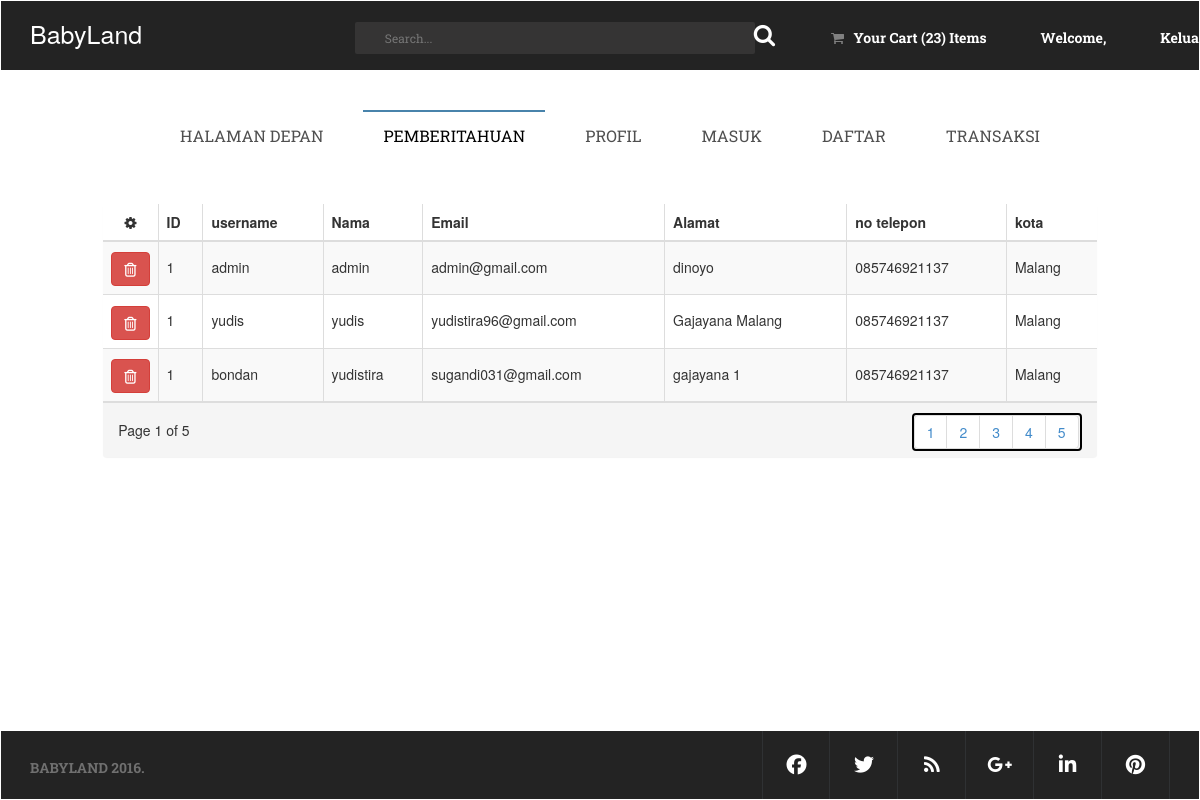
Page /index.php/controller_pengguna on the committed database.
### tables this page shows
CREATE TABLE `pengguna` (
  `id_user` int(10) UNSIGNED NOT NULL,
  `username` varchar(20) NOT NULL,
  `nama` varchar(255) NOT NULL,
  `email` varchar(50) NOT NULL,
  `notelp` varchar(20) NOT NULL,
  `password` varchar(255) NOT NULL,
  `alamat` varchar(266) NOT NULL,
  `kota` varchar(20) NOT NULL
);

### application/controllers/Controller_Pengguna.php (called while the page is built, shortened)
<?php
class Controller_Pengguna extends CI_Controller {
	public function __construct()
	{
		$this->load->model('model_pengguna');
		$this->load->model('model_sewa');
	}
    public function index() {
    	$data = array("user" => $this->model_pengguna->mendapatkanDaftarPengguna());
        $this->load->view('HalamanPengguna',$data);
    }
}

### index.php (called while the page is built, shortened)
<?php
require_once BASEPATH.'core/CodeIgniter.php';

### application/models/model_pengguna.php (called while the page is built, shortened)
<?php
class Model_Pengguna extends CI_Model{
	function mendapatkanDaftarPengguna(){
		return $this->db->get('pengguna')->result();
	}
}
 ?>

### application/views/HalamanPengguna.php (the view, shortened to what this page needs)
<!doctype html>
<html lang="en" class="no-js" style="height: 100%;">
    <head>
        <link rel="stylesheet" href="https://yourwebsite.com/style.css">
        <link href="//netdna.bootstrapcdn.com/font-awesome/3.1.1/css/font-awesome.css" rel="stylesheet">
        <link rel="stylesheet" type="text/css" href="<?php echo base_url() ?>/css/bootstrap.css" media="screen">
        <link rel="stylesheet" href="https://necolas.github.io/normalize.css/5.0.0/normalize.css">
        <link rel="stylesheet" type="text/css" href="<?php echo base_url() ?>/css/login.css" media="screen">
        <link rel="stylesheet" type="text/css" href="<?php echo base_url() ?>/css/fullwidth.css" media="screen" />
        <link rel="stylesheet" type="text/css" href="<?php echo base_url() ?>/css/settings.css" media="screen" />
        <link rel="stylesheet" type="text/css" href="<?php echo base_url() ?>/css/magnific-popup.css" media="screen">
        <link rel="stylesheet" type="text/css" href="<?php echo base_url() ?>/css/font-awesome.css" media="screen">
        <link rel="stylesheet" type="text/css" href="<?php echo base_url() ?>/css/animate.css" media="screen">
        <link rel="stylesheet" type="text/css" href="<?php echo base_url() ?>/css/style.css" media="screen">
        <link rel="stylesheet" type="text/css" href="<?php echo base_url() ?>/css/pengguna.css" media="screen">
    </head>
    <body style="position: relative;border: 1px solid transparent;min-height: 100%">
        <div id="container" >
            <header class="clearfix">
                <div class="navbar navbar-default navbar-static-top" >
                    <div class="top-line" style="padding:0;margin:0;">
                        <div class="container">
                            <ul class="top-menu" style="margin-top: 25px;">
                                <li style="font-size: 25px; color: white">BabyLand</li>
                            </ul>
                            <ul class="top-list" style="margin-right:-60px;">
                                <li class="search">
                                    <form style="margin-right: 20px">
                                        <input type="search" placeholder="Search..."/ style="width: 400px">
                                        <span>
                                            <a href="<?php echo base_url('index.php/Pencarian/index') ?>"><i class="fa fa-search" style="color:white;margin-left: 10px;font-size: 23px"></i></a>
                                        </span>
                                    </form>
                                </li>
                                <li><a href="<?php echo base_url('index.php/Controller_Keranjang/index') ?>" class="nav-bar"><i class="fa fa-shopping-cart"></i> Your Cart <span>(23)</span> Items</a></li>
                                <li><a href="" class="nav-bar">Welcome, <?php echo $this->session->userdata('username');?></a></li>
                                <li><a href="<?php echo base_url('index.php/Controller_Rumah/keluar') ?>" class="nav-bar">Keluar</a></li>
                            </ul>
                        </div>
                    </div>
                    <div class="container">
                        <div class="navbar-collapse collapse">
                            <ul class="nav navbar-nav">
                                <li class="drop"><a href="<?php echo base_url('index.php')?>">Halaman Depan</a></li>
                                <li class="drop"><a class="active" href="<?php echo base_url('index.php/Pengguna/index') ?>">Pemberitahuan</a>
                            </li>
                            <li class="drop"><a href="<?php echo base_url('index.php/Profil/index')?>">Profil</a>
                        </li>
                        <li class="drop"><a href="<?php echo base_url('index.php/Controller_Masuk/index')?>">Masuk</a>
                    </li>
                    <li><a href="<?php echo base_url('index.php/Controller_Daftar/index') ?>">Daftar</a>
                </li>
                <li><a href="<?php echo base_url('index.php')?>">Transaksi</a></li>
            </ul>
        </div>
    </div>
</div>
</header>
<div id="content" style="margin-bottom: 68px">
<div class="row">
    <div class="col-md-10 col-md-offset-1">
        <div class="panel panel-default panel-table" >
            <div class="panel-body">
                <table class="table table-striped table-bordered table-list">
                    <thead>
                        <tr>
                            <th><em class="fa fa-cog"></em></th>
                            <th class="hidden-xs">ID</th>
                            <th>username</th>
                            <th>Nama</th>
                            <th>Email</th>
                            <th>Alamat</th>
                            <th>no telepon</th>
                            <th>kota</th>
                        </tr>
                    </thead>
                    <tbody>
                        <?php foreach($user as $data){ ?>
                        <tr>
                            <td align="center">
                                <a class="btn btn-danger" href="<?php echo base_url('index.php/Controller_Pengguna/prosesHapus').'?id='.$data->id_user?>"><em class="fa fa-trash-o"></em></a>
                            </td>
                            <td class="hidden-xs">1</td>
                            <td><?php echo $data->username; ?></td>
                            <td><?php echo $data->nama; ?></td>
                            <td><?php echo $data->email; ?></td>
                            <td><?php echo $data->alamat; ?></td>
                            <td><?php echo $data->notelp ;?></td>
                            <td><?php echo $data->kota; ?></td>
                        </tr>
                        <?php }?>
                    </tbody>
                </table>
            </div>
            <div class="panel-footer" >
                <div class="row" class="clearfix">
                    <div class="col col-xs-4">Page 1 of 5
                    </div>
                    <div class="col col-xs-8" >
                        <ul class="pagination hidden-xs pull-right" style="clear:both;border:2px solid black;width: 170px">
                            <li><a href="#">1</a></li>
                            <li><a href="#">2</a></li>
                            <li><a href="#">3</a></li>
                            <li><a href="#">4</a></li>
                            <li><a href="#">5</a></li>
                        </ul>
                    </div>
                </div>
            </div>
        </div>
    </div>
</div>
</div>
<footer style="position: absolute;bottom:0;left:0;right:0;">
<div class="footer-line" >
    <div class="container">
        <p><span class="span-one">BABYLAND 2016.</span></p>
        <ul class="footer-social-icons">
            <li><a class="facebook" href="#"><i class="fa fa-facebook"></i></a></li>
            <li><a class="twitter" href="#"><i class="fa fa-twitter"></i></a></li>
            <li><a class="rss" href="#"><i class="fa fa-rss"></i></a></li>
            <li><a class="google" href="#"><i class="fa fa-google-plus"></i></a></li>
            <li><a class="linkedin" href="#"><i class="fa fa-linkedin"></i></a></li>
            <li><a class="pinterest" href="#"><i class="fa fa-pinterest"></i></a></li>
        </ul>
    </div>
</div>
</footer>
</div>
</body>
</html>

### css/login.css (style rules this page uses)
* { box-sizing: border-box; margin: 0; padding: 0; }
html { background: #95a5a6; background-image: url(http://subtlepatterns2015.subtlepatterns.netdna-cdn.com/patterns/dark_embroidery.png); font-family: 'Helvetica Neue', Arial, Sans-Serif; }
html .login-wrap form, ul li.search form { padding-top: 20px; margin: 0 auto; }
i { color: #2f3133; }
ul li a.nav-bar { padding: 25px!important; }
.top-list { padding-right: -30px; }

### css/fullwidth.css (style rules this page uses)
html { overflow-x:hidden; padding: 0 !important; background:#fff; margin:0px !important; }

### css/pengguna.css (style rules this page uses)
.panel-table .panel-body { padding:0 ; }
.panel-table .panel-body .table-bordered { border-style: none; margin:0; }
.panel-table .panel-body .table-bordered > thead > tr > th:first-of-type { text-align:center; width: 50px; }
.panel-table .panel-body .table-bordered > thead > tr > th:last-of-type, .panel-table .panel-body .table-bordered > tbody > tr > td:last-of-type { border-right: 0px; }
.panel-table .panel-body .table-bordered > thead > tr > th:first-of-type, .panel-table .panel-body .table-bordered > tbody > tr > td:first-of-type { border-left: 0px; }
.panel-table .panel-body .table-bordered > tbody > tr:first-of-type > td { border-bottom: 0px; }
.panel-table .panel-body .table-bordered > thead > tr:first-of-type > th { border-top: 0px; }
.panel-table .panel-footer .pagination { margin:0!important; }
.panel-table .panel-footer .col { line-height: 34px !important; height: 34px !important; }
.panel-table .panel-body .table-bordered > tbody > tr > td { line-height: 34px; }

### rows in the picture
pengguna: username "admin", nama "admin", email "admin@gmail.com", alamat "dinoyo", notelp "085746921137", kota "Malang"
pengguna: username "yudis", nama "yudis", email "yudistira96@gmail.com", alamat "Gajayana Malang", notelp "085746921137", kota "Malang"
pengguna: username "bondan", nama "yudistira", email "sugandi031@gmail.com", alamat "gajayana 1", notelp "085746921137", kota "Malang"
